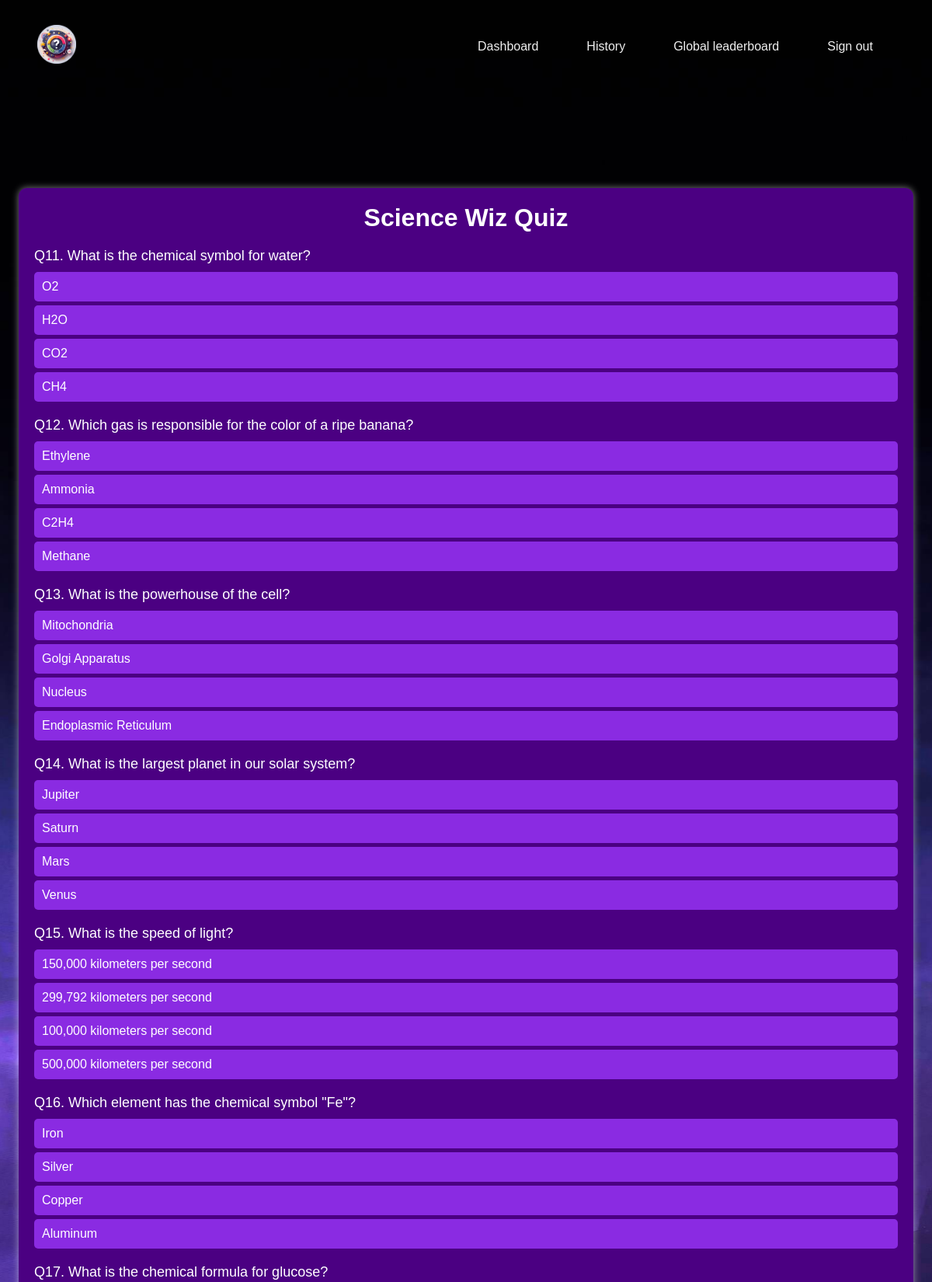
/quiz/2 (signed in, upper part), run on the app's committed database.
### tables this page shows
CREATE TABLE Quizzes (
    quiz_id INTEGER PRIMARY KEY AUTOINCREMENT,
    title TEXT NOT NULL,
    description TEXT
);

CREATE TABLE Questions (
    question_id INTEGER PRIMARY KEY,
    quiz_id INTEGER NOT NULL,
    question_text TEXT NOT NULL,
    FOREIGN KEY (quiz_id) REFERENCES Quizzes(quiz_id)
);

CREATE TABLE Answers (
    answer_id INTEGER PRIMARY KEY,
    question_id INTEGER NOT NULL,
    answer_text TEXT NOT NULL,
    is_correct BOOLEAN NOT NULL,
    FOREIGN KEY (question_id) REFERENCES Questions(question_id)
);

### app.py (the view)
@app.route('/quiz/<int:quiz_id>')
@login_required
def quiz(quiz_id):
    quiz = db.execute("SELECT * FROM Quizzes WHERE quiz_id = ?",quiz_id)
    questions = db.execute("SELECT * FROM Questions WHERE quiz_id = ?",quiz_id)
    answers = get_answers(questions)
    return render_template('quiz.html',str=str,quiz_id = quiz_id,quiz= quiz, questions= questions ,answers  = answers)

### app.py (called while the page is built)
@app.after_request
def after_request(response):
    response.headers["Cache-Control"] = "no-cache, no-store, must-revalidate"
    response.headers["Expires"] = 0
    response.headers["Pragma"] = "no-cache"
    return response

def get_answers(questions):
    answers_dict = {}
    for question in questions:
        question_id = question['question_id']
        answers = db.execute("SELECT * FROM Answers WHERE question_id = ?", question_id)
        shuffled_answers = random.sample(answers, len(answers))
        answers_dict[question_id] = shuffled_answers
    return answers_dict

### helpers.py (called while the page is built)
def login_required(f):
    @wraps(f)
    def decorated_function(*args, **kwargs):
        if session.get("user_id") is None:
            return redirect("/login")
        return f(*args, **kwargs)
    return decorated_function

### templates/quiz.html (shortened to what this page needs)
{% extends "layout.html" %}
{% block links %}
<link rel="stylesheet" href="/static/quiz.css">
{% endblock %}
{% block main %}
<div class="quiz-container">
    <h1 class="quiz-title">{{ quiz[0]['title'] }}</h1>
   <form method="POST" action="/quizzed?quiz_id={{ quiz_id }}">
        {% for question in questions %}
            <div class="question">
                <p class="question-text">{{ "Q" + str(question['question_id']) +". " }}{{ question['question_text'] }}</p>
                <ul class="answer-list">
                    {% for answer in answers[question['question_id']] %}
                        <li class="answer-item">
                            <label class="answer-label" onclick="highlightOption(this)">
                                {{ answer['answer_text'] }}
                            </label>
                        </li>
                    {% endfor %}
                </ul>
            </div>
        {% endfor %}
    </form>
</div>
{% endblock %}

### static/quiz.css (style rules this page uses)
.quiz-container { max-width: 1200px; margin: 50px auto; padding: 20px; background-color: #4B0082; border-radius: 10px; box-shadow: 0 0 10px rgba(255, 255, 255, 0.5); }
.quiz-title { text-align: center; padding-bottom: 20px; }
.question { margin-bottom: 20px; }
.question-text { font-size: 18px; margin-bottom: 10px; }
.answer-list { list-style-type: none; padding: 0; }
.answer-item { margin-bottom: 5px; }
.answer-label { display: block; padding: 10px; background-color: #8A2BE2; border-radius: 5px; cursor: pointer; transition: background-color 0.3s ease-in-out; }

### static/layout.css (style rules this page uses)
* { margin: 0; padding: 0; box-sizing: border-box; font-family: Arial, Helvetica, sans-serif; }
:root { --white: white; --black: rgb(0, 0, 0); --links: 18px; --paragraph: 24px; --heading: 40px; --logoS: 100px; }
body { min-height: 100vh; min-width: 100%; background: url(/static/background.jpg); background-position: center; background-repeat: no-repeat; background-size: cover; background-attachment: fixed; }
* { box-sizing: border-box; }
body { margin: 0; font-family: 'Segoe UI'; }

### data on the page
Quizzes: title "Science Wiz Quiz"
Questions: question_id "Q11.", question_text "What is the chemical symbol for water?"
Answers: answer_text "O2"
Answers: answer_text "H2O"
Answers: answer_text "CO2"
Answers: answer_text "CH4"
Questions: question_id "Q12.", question_text "Which gas is responsible for the color of a ripe banana?"
Answers: answer_text "Ethylene"
Answers: answer_text "Ammonia"
Answers: answer_text "C2H4"
Answers: answer_text "Methane"
Questions: question_id "Q13.", question_text "What is the powerhouse of the cell?"
Answers: answer_text "Mitochondria"
Answers: answer_text "Golgi Apparatus"
Answers: answer_text "Nucleus"
Answers: answer_text "Endoplasmic Reticulum"
Questions: question_id "Q14.", question_text "What is the largest planet in our solar system?"
Answers: answer_text "Jupiter"
Answers: answer_text "Saturn"
Answers: answer_text "Mars"
Answers: answer_text "Venus"
Questions: question_id "Q15.", question_text "What is the speed of light?"
Answers: answer_text "150,000 kilometers per second"
Answers: answer_text "299,792 kilometers per second"
Answers: answer_text "100,000 kilometers per second"
Answers: answer_text "500,000 kilometers per second"
Questions: question_id "Q16.", question_text "Which element has the chemical symbol \"Fe\"?"
Answers: answer_text "Iron"
Answers: answer_text "Silver"
Answers: answer_text "Copper"
Answers: answer_text "Aluminum"
Questions: question_id "Q17.", question_text "What is the chemical formula for glucose?"
